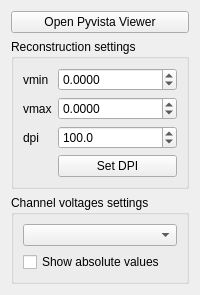
      <widget class="QWidget" name="tab_plot_settings">
       <attribute name="title">
        <string>Plot settings</string>
       </attribute>
       <layout class="QVBoxLayout" name="verticalLayout_23" stretch="0,0,0,0">
        <item>
         <widget class="QPushButton" name="pB_pyvista">
          <property name="statusTip">
           <string>Stop measurement (Esc)</string>
          </property>
          <property name="autoFillBackground">
           <bool>false</bool>
          </property>
          <property name="text">
           <string>Open Pyvista Viewer</string>
          </property>
          <property name="shortcut">
           <string>Esc</string>
          </property>
         </widget>
        </item>
        <item>
         <widget class="QGroupBox" name="groupBox_4">
          <property name="title">
           <string>Reconstruction settings</string>
          </property>
          <layout class="QGridLayout" name="gridLayout_7">
           <item row="0" column="0">
            <layout class="QFormLayout" name="formLayout_5">
             <item row="0" column="0">
              <widget class="QLabel" name="label_vmin">
               <property name="text">
                <string>vmin</string>
               </property>
              </widget>
             </item>
             <item row="0" column="1">
              <widget class="QDoubleSpinBox" name="scalePlot_vmin">
               <property name="decimals">
                <number>4</number>
               </property>
               <property name="minimum">
                <double>-1000000000000000.000000000000000</double>
               </property>
               <property name="maximum">
                <double>1000000000000000.000000000000000</double>
               </property>
              </widget>
             </item>
             <item row="1" column="0">
              <widget class="QLabel" name="label_vmax">
               <property name="text">
                <string>vmax</string>
               </property>
              </widget>
             </item>
             <item row="1" column="1">
              <widget class="QDoubleSpinBox" name="scalePlot_vmax">
               <property name="decimals">
                <number>4</number>
               </property>
               <property name="minimum">
                <double>-1000000000000000.000000000000000</double>
               </property>
               <property name="maximum">
                <double>1000000000000000.000000000000000</double>
               </property>
              </widget>
             </item>
             <item row="2" column="0">
              <widget class="QLabel" name="lab_dpi_rec">
               <property name="text">
                <string>dpi</string>
               </property>
              </widget>
             </item>
             <item row="2" column="1">
              <widget class="QDoubleSpinBox" name="dsB_dpi_rec">
               <property name="decimals">
                <number>1</number>
               </property>
               <property name="minimum">
                <double>0.100000000000000</double>
               </property>
               <property name="maximum">
                <double>200.000000000000000</double>
               </property>
               <property name="singleStep">
                <double>0.100000000000000</double>
               </property>
               <property name="value">
                <double>100.000000000000000</double>
               </property>
              </widget>
             </item>
             <item row="3" column="1">
              <widget class="QPushButton" name="pB_set_dpi">
               <property name="text">
                <string>Set DPI</string>
               </property>
              </widget>
             </item>
            </layout>
           </item>
          </layout>
         </widget>
        </item>
        <item>
         <widget class="QGroupBox" name="groupBox_7">
          <property name="title">
           <string>Channel voltages settings</string>
          </property>
          <layout class="QVBoxLayout" name="verticalLayout_21">
           <item>
            <widget class="QComboBox" name="cB_monitoring_trans">
             <property name="currentText">
              <string/>
             </property>
            </widget>
           </item>
           <item>
            <widget class="QCheckBox" name="chB_monitoring_trans_abs">
             <property name="text">
              <string>Show absolute values</string>
             </property>
            </widget>
           </item>
          </layout>
         </widget>
        </item>
        <item>
         <spacer name="verticalSpacer_7">
          <property name="orientation">
           <enum>Qt::Vertical</enum>
          </property>
          <property name="sizeHint" stdset="0">
           <size>
            <width>20</width>
            <height>0</height>
           </size>
          </property>
         </spacer>
        </item>
       </layout>
      </widget>
